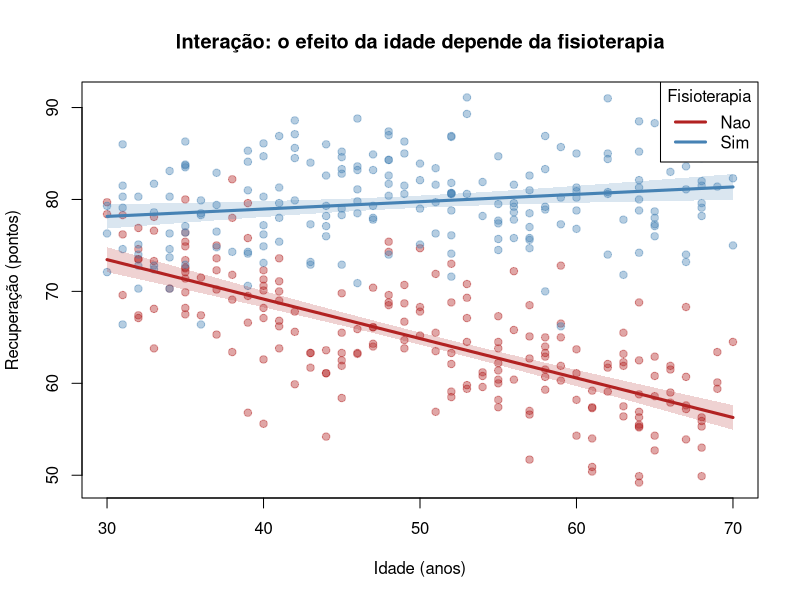
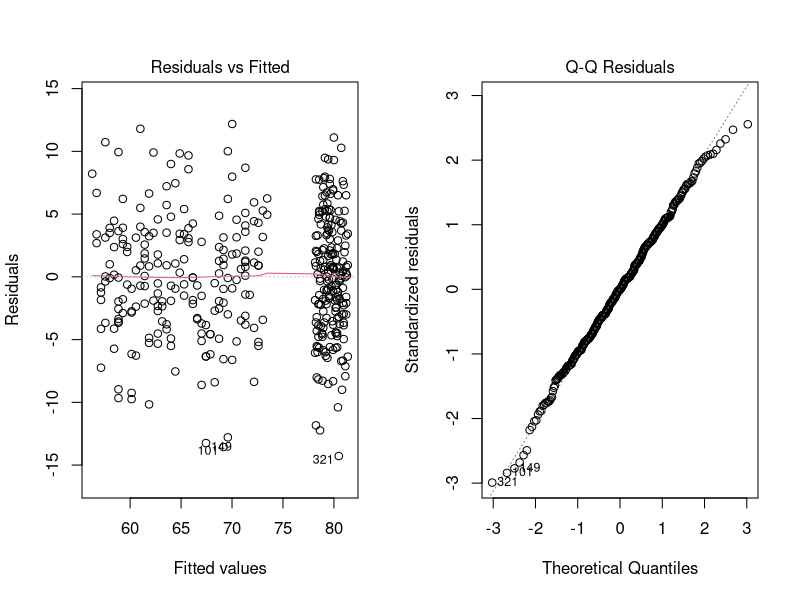

Source code (R) for these figures, in order:
# 03 - Inclinações por grupo, diferença entre grupos e gráfico do modelo
dados <- read.csv("data/dados.csv", stringsAsFactors = TRUE)
dados$fisioterapia <- relevel(dados$fisioterapia, ref = "Nao")
m <- lm(recuperacao ~ fisioterapia * idade, data = dados)

b <- coef(m); V <- vcov(m)

# Inclinação da idade em cada grupo (efeito simples)
incl_nao <- b["idade"]
incl_sim <- b["idade"] + b["fisioterapiaSim:idade"]
ep_sim   <- sqrt(V["idade", "idade"] + V["fisioterapiaSim:idade", "fisioterapiaSim:idade"] +
                 2 * V["idade", "fisioterapiaSim:idade"])
cat("Inclinação da idade SEM fisioterapia:", round(incl_nao, 3), "\n")
cat("Inclinação da idade COM fisioterapia:", round(incl_sim, 3),
    "(IC95%:", round(incl_sim - 1.96 * ep_sim, 3), "a", round(incl_sim + 1.96 * ep_sim, 3), ")\n")

# Diferença Sim - Nao em idades específicas
novo <- expand.grid(idade = c(35, 50, 65), fisioterapia = c("Nao", "Sim"))
novo$fisioterapia <- factor(novo$fisioterapia, levels = c("Nao", "Sim"))
pred <- predict(m, novo, interval = "confidence")
print(cbind(novo, round(pred, 1)))

# Gráfico: retas ajustadas com banda de confiança
cores <- c(Nao = "firebrick", Sim = "steelblue")
plot(dados$idade, dados$recuperacao, col = adjustcolor(cores[as.character(dados$fisioterapia)], 0.4),
     pch = 19, xlab = "Idade (anos)", ylab = "Recuperação (pontos)",
     main = "Interação: o efeito da idade depende da fisioterapia")

grade <- seq(min(dados$idade), max(dados$idade), length.out = 100)

for (g in names(cores)) {
  nd <- data.frame(idade = grade, fisioterapia = factor(g, levels = c("Nao", "Sim")))
  p <- predict(m, nd, interval = "confidence")
  polygon(c(grade, rev(grade)), c(p[, "lwr"], rev(p[, "upr"])),
          col = adjustcolor(cores[g], 0.2), border = NA)
  lines(grade, p[, "fit"], col = cores[g], lwd = 3)
}
legend("topright", legend = names(cores), col = cores, lwd = 3, title = "Fisioterapia")

# Diagnóstico rápido dos resíduos
par(mfrow = c(1, 2)); plot(m, which = 1:2); par(mfrow = c(1, 1))
